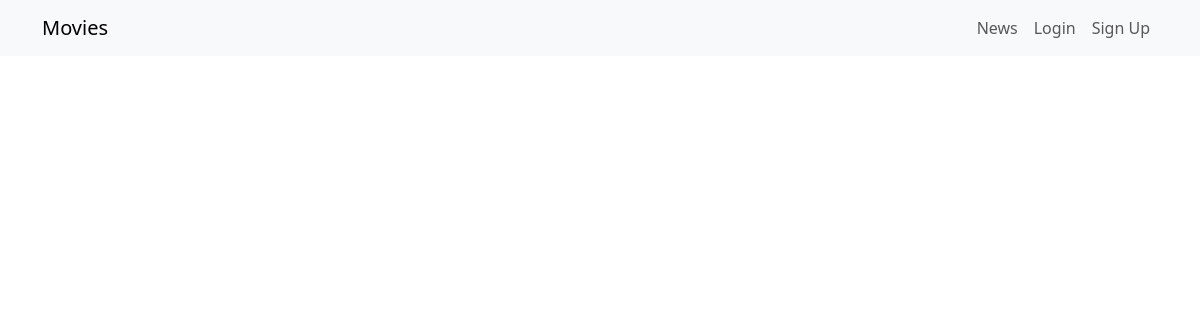
The page /news/ on the database as committed earlier.
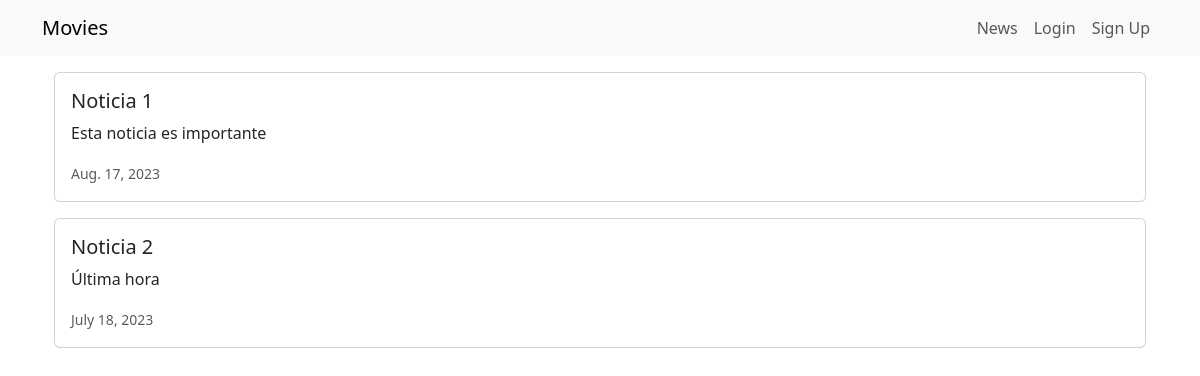
The same page on the database as committed later.
### news/models.py (models this page shows, shortened)
class News(models.Model):
    headline = models.CharField(max_length=200)
    body = models.TextField()
    date = models.DateField()

### news/views.py (the view)
# urls.py: path('news/', include('news.urls')),
def news(request):
    newss = News.objects.all().order_by('-date')
    return render(request, 'news.html', {'newss': newss})

### news/templates/news.html (shortened to what this page needs)
<!doctype html>
<html lang="en">
<head>
    <link href="https://cdn.jsdelivr.net/npm/bootstrap@5.3.0-alpha2/dist/css/bootstrap.min.css" rel="stylesheet">
</head>
<body>
    {% extends 'base.html' %}
    {% block content %}
    <div class="container">
        {% for news in newss %}
        <div class="card mb-3">
            <div class="row g-0">
                <div>
                    <div class="card-body">
                        <h5 class="card-title">{{ news.headline }}</h5>
                        <p class="card-text">{{ news.body }}</p>
                        <p class="card-text"><small class="text-muted">
                            {{ news.date }}
                        </small></p>
                    </div>
                </div>
            </div>
        </div>
        {% endfor %}
    </div>
    {% endblock content %}

Rows that differ between the two databases and show on the page:
added News: headline "Noticia 1", body "Esta noticia es importante", date "Aug. 17, 2023"
added News: headline "Noticia 2", body "Última hora", date "July 18, 2023"
